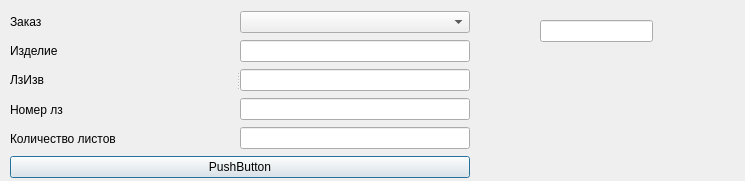
<?xml version="1.0" encoding="UTF-8"?>
<ui version="4.0">
 <class>Dialog</class>
 <widget class="QDialog" name="Dialog">
  <property name="geometry">
   <rect>
    <x>0</x>
    <y>0</y>
    <width>745</width>
    <height>181</height>
   </rect>
  </property>
  <property name="windowTitle">
   <string>Dialog</string>
  </property>
  <widget class="QWidget" name="layoutWidget">
   <property name="geometry">
    <rect>
     <x>10</x>
     <y>10</y>
     <width>460</width>
     <height>168</height>
    </rect>
   </property>
   <layout class="QVBoxLayout" name="verticalLayout_3">
    <item>
     <widget class="QSplitter" name="splitter">
      <property name="orientation">
       <enum>Qt::Horizontal</enum>
      </property>
      <widget class="QWidget" name="layoutWidget">
       <layout class="QVBoxLayout" name="verticalLayout">
        <item>
         <widget class="QLabel" name="label">
          <property name="text">
           <string>Заказ</string>
          </property>
         </widget>
        </item>
        <item>
         <widget class="QLabel" name="label_2">
          <property name="text">
           <string>Изделие</string>
          </property>
         </widget>
        </item>
        <item>
         <widget class="QLabel" name="label_3">
          <property name="text">
           <string>ЛзИзв</string>
          </property>
         </widget>
        </item>
        <item>
         <widget class="QLabel" name="label_4">
          <property name="text">
           <string>Номер лз</string>
          </property>
         </widget>
        </item>
        <item>
         <widget class="QLabel" name="label_5">
          <property name="text">
           <string>Количество листов</string>
          </property>
         </widget>
        </item>
       </layout>
      </widget>
      <widget class="QWidget" name="layoutWidget">
       <layout class="QVBoxLayout" name="verticalLayout_2">
        <item>
         <widget class="QComboBox" name="comboBox"/>
        </item>
        <item>
         <widget class="QLineEdit" name="lineEdit_2"/>
        </item>
        <item>
         <widget class="QLineEdit" name="lineEdit_4"/>
        </item>
        <item>
         <widget class="QLineEdit" name="lineEdit_3"/>
        </item>
        <item>
         <widget class="QLineEdit" name="lineEdit_5"/>
        </item>
       </layout>
      </widget>
     </widget>
    </item>
    <item>
     <widget class="QPushButton" name="pushButton">
      <property name="text">
       <string>PushButton</string>
      </property>
     </widget>
    </item>
   </layout>
  </widget>
  <widget class="QLineEdit" name="sumtrud">
   <property name="geometry">
    <rect>
     <x>540</x>
     <y>20</y>
     <width>113</width>
     <height>22</height>
    </rect>
   </property>
  </widget>
 </widget>
 <resources/>
 <connections/>
</ui>
